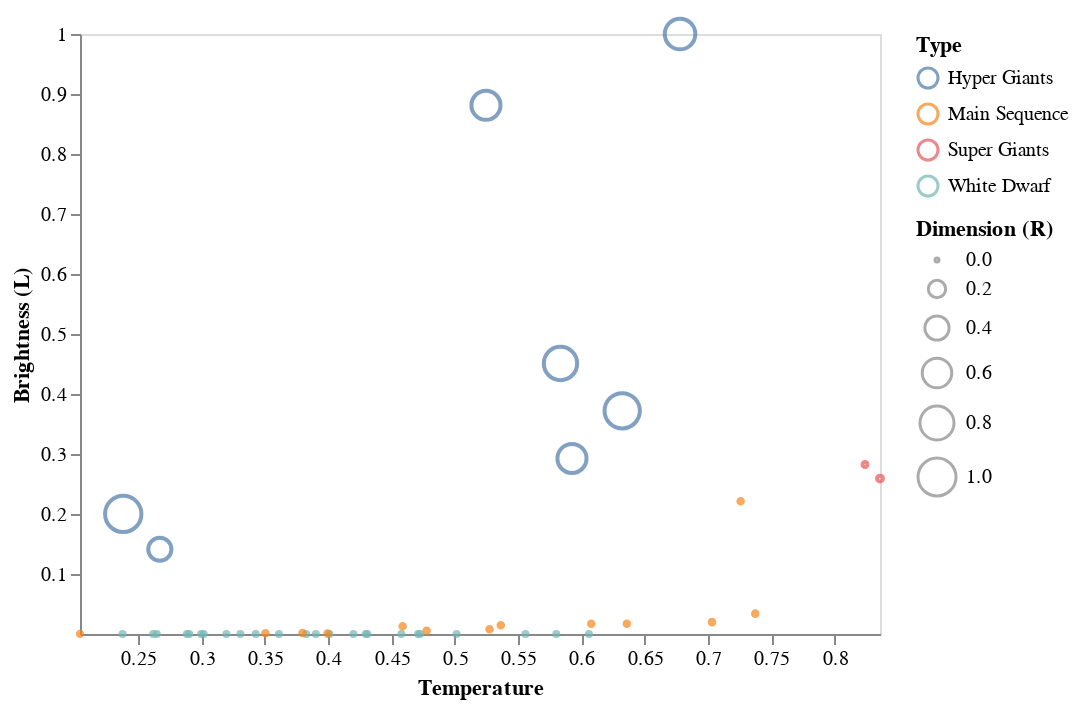

Write notebook code for a chart like this one.
### Markdown cell above
In questo primo grafico possiamo vedere come in questa classe spettrale siano presenti tre tipi diversi di stelle di dimensione, luminosità e temperatura variabile. 

Possiamo notare come sia presente un cluster di stelle appartenenti al gruppo Main Sequence nella parte inferiore destra del grafico: sono stelle con una luminsoità bassa ma una temperatura elevata. é possibile altresì notare che sono stelle molto piccole.

Sempre nella parte più a destra del grafico, quindi fra le stelle con una temperatura elevata, è possibile trovare le stelle appartenenti al gruppo delle Hyper Giants. Possiamo notare come le stelle appartenenti a questo gruppo siano stelle di dimensioni elevate rispetto alle altre presenti in questa classe spettrale. 

Notiamo come le stelle appartenenti alla categoria delle Super Giants siano stelle piccole che hanno prevalentemente una temperatura e una luminosità medio-bassa

### Code cell
data = dataset[dataset['Spectral_Class'] == 'B']

alt.Chart(data).mark_point().encode( 
    
    x = alt.X('Temperature',
         scale = alt.Scale(domain = (min(data.Temperature), max(data.Temperature))),
         axis = alt.Axis(format='K', title='Temperature', grid = False)
         ),
    
    y = alt.Y('L',
         scale = alt.Scale(domain = (min(data.L), max(data.L))),
         axis = alt.Axis(format='K', title='Brightness (L)', grid = False)
         ),
    
    size = alt.Size('R', 
                    scale = alt.Scale(domain = [0, 1]), 
                    legend = alt.Legend(title = 'Dimension (R)')
                   ),
    
    color = 'Type:N'
    
)

### Figure 1 — Vega-Lite specification as saved in the notebook (floating-point values rounded to 4 significant figures)
{"config": {"view": {"continuousWidth": 400, "continuousHeight": 300}}, "data": {"name": "data-108a41c4d2f56f8b3a0ee02bf9668583"}, "mark": "point", "encoding": {"color": {"type": "nominal", "field": "Type"}, "size": {"type": "quantitative", "field": "R", "legend": {"title": "Dimension (R)"}, "scale": {"domain": [0, 1]}}, "x": {"type": "quantitative", "axis": {"format": "K", "grid": false, "title": "Temperature"}, "field": "Temperature", "scale": {"domain": [0.2039, 0.8358]}}, "y": {"type": "quantitative", "axis": {"format": "K", "grid": false, "title": "Brightness (L)"}, "field": "L", "scale": {"domain": [6.004e-10, 1.0]}}}, "$schema": "https://vega.github.io/schema/vega-lite/v4.8.1.json", "datasets": {"data-108a41c4d2f56f8b3a0ee02bf9668583": [{"Temperature": 0.6059, "L": 6.583e-08, "R": 0.0, "A_M": 0.7036, "Color": "Blue-White", "Spectral_Class": "B", "Type": "White Dwarf"}, {"Temperature": 0.3826, "L": 1.521e-08, "R": 2.874e-06, "A_M": 0.7445, "Color": "Blue-White", "Spectral_Class": "B", "Type": "White Dwarf"}, {"Temperature": 0.7373, "L": 0.03395, "R": 0.003229, "A_M": 0.2414, "Color": "Blue-White", "Spectral_Class": "B", "Type": "Main Sequence"}, {"Temperature": 0.3504, "L": 0.001337, "R": 0.003691, "A_M": 0.3111, "Color": "Blue-White", "Spectral_Class": "B", "Type": "Main Sequence"}, {"Temperature": 0.2039, "L": 8.712e-05, "R": 0.001479, "A_M": 0.3777, "Color": "White", "Spectral_Class": "B", "Type": "Main Sequence"}, {"Temperature": 0.8358, "L": 0.259, "R": 0.01334, "A_M": 0.182, "Color": "Blue", "Spectral_Class": "B", "Type": "Super Giants"}, {"Temperature": 0.401, "L": 1.06e-09, "R": 3.387e-06, "A_M": 0.762, "Color": "Blue-White", "Spectral_Class": "B", "Type": "White Dwarf"}, {"Temperature": 0.3195, "L": 6.946e-10, "R": 2.566e-07, "A_M": 0.7533, "Color": "Blue-White", "Spectral_Class": "B", "Type": "White Dwarf"}, {"Temperature": 0.2646, "L": 8.241e-10, "R": 4.106e-07, "A_M": 0.752, "Color": "Blue-White", "Spectral_Class": "B", "Type": "White Dwarf"}, {"Temperature": 0.2375, "L": 7.77e-10, "R": 1.54e-07, "A_M": 0.7226, "Color": "Blue-White", "Spectral_Class": "B", "Type": "White Dwarf"}, {"Temperature": 0.4708, "L": 1.201e-09, "R": 2.412e-06, "A_M": 0.7273, "Color": "Blue", "Spectral_Class": "B", "Type": "White Dwarf"}, {"Temperature": 0.824, "L": 0.2825, "R": 0.006154, "A_M": 0.1695, "Color": "Blue", "Spectral_Class": "B", "Type": "Super Giants"}, {"Temperature": 0.3016, "L": 6.004e-10, "R": 7.236e-07, "A_M": 0.8002, "Color": "Blue-White", "Spectral_Class": "B", "Type": "White Dwarf"}, {"Temperature": 0.5013, "L": 1.672e-09, "R": 1.437e-06, "A_M": 0.733, "Color": "Blue", "Spectral_Class": "B", "Type": "White Dwarf"}, {"Temperature": 0.4296, "L": 1.436e-09, "R": 4.824e-07, "A_M": 0.7724, "Color": "Blue", "Spectral_Class": "B", "Type": "White Dwarf"}, {"Temperature": 0.3305, "L": 8.712e-10, "R": 6.774e-07, "A_M": 0.7455, "Color": "Blue-White", "Spectral_Class": "B", "Type": "White Dwarf"}, {"Temperature": 0.2617, "L": 6.946e-10, "R": 2.977e-07, "A_M": 0.7286, "Color": "Blue-White", "Spectral_Class": "B", "Type": "White Dwarf"}, {"Temperature": 0.2883, "L": 7.417e-10, "R": 5.389e-07, "A_M": 0.7739, "Color": "Blue-White", "Spectral_Class": "B", "Type": "White Dwarf"}, {"Temperature": 0.2902, "L": 9.418e-10, "R": 8.006e-07, "A_M": 0.7239, "Color": "Blue-White", "Spectral_Class": "B", "Type": "White Dwarf"}, {"Temperature": 0.7257, "L": 0.2213, "R": 0.003085, "A_M": 0.2473, "Color": "Blue-White", "Spectral_Class": "B", "Type": "Main Sequence"}, {"Temperature": 0.3797, "L": 0.001505, "R": 0.002911, "A_M": 0.2689, "Color": "Blue-White", "Spectral_Class": "B", "Type": "Main Sequence"}, {"Temperature": 0.6077, "L": 0.01707, "R": 0.003034, "A_M": 0.2483, "Color": "Blue-White", "Spectral_Class": "B", "Type": "Main Sequence"}, {"Temperature": 0.7031, "L": 0.01977, "R": 0.00328, "A_M": 0.2448, "Color": "Blue-White", "Spectral_Class": "B", "Type": "Main Sequence"}, {"Temperature": 0.6358, "L": 0.01709, "R": 0.002813, "A_M": 0.2539, "Color": "Blue-White", "Spectral_Class": "B", "Type": "Main Sequence"}, {"Temperature": 0.4777, "L": 0.005557, "R": 0.003475, "A_M": 0.2664, "Color": "Blue-White", "Spectral_Class": "B", "Type": "Main Sequence"}, {"Temperature": 0.6322, "L": 0.372, "R": 0.8617, "A_M": 0.08818, "Color": "Blue", "Spectral_Class": "B", "Type": "Hyper Giants"}, {"Temperature": 0.2381, "L": 0.2001, "R": 0.913, "A_M": 0.06316, "Color": "Blue-White", "Spectral_Class": "B", "Type": "Hyper Giants"}, {"Temperature": 0.267, "L": 0.1413, "R": 0.3638, "A_M": 0.1276, "Color": "Blue-White", "Spectral_Class": "B", "Type": "Hyper Giants"}, {"Temperature": 0.5925, "L": 0.2925, "R": 0.5822, "A_M": 0.1151, "Color": "Blue-White", "Spectral_Class": "B", "Type": "Hyper Giants"}, {"Temperature": 0.3902, "L": 1.554e-09, "R": 1.899e-06, "A_M": 0.7752, "Color": "Blue", "Spectral_Class": "B", "Type": "White Dwarf"}, {"Temperature": 0.361, "L": 1.342e-09, "R": 1.54e-06, "A_M": 0.7455, "Color": "Blue", "Spectral_Class": "B", "Type": "White Dwarf"}, {"Temperature": 0.3427, "L": 1.295e-09, "R": 1.488e-06, "A_M": 0.7552, "Color": "Blue", "Spectral_Class": "B", "Type": "White Dwarf"}, {"Temperature": 0.2995, "L": 1.189e-09, "R": 1.642e-06, "A_M": 0.7761, "Color": "Blue", "Spectral_Class": "B", "Type": "White Dwarf"}, {"Temperature": 0.4309, "L": 1.483e-09, "R": 2.053e-06, "A_M": 0.7236, "Color": "Blue", "Spectral_Class": "B", "Type": "White Dwarf"}, {"Temperature": 0.4724, "L": 1.742e-09, "R": 2.977e-06, "A_M": 0.7273, "Color": "Blue", "Spectral_Class": "B", "Type": "White Dwarf"}, {"Temperature": 0.5801, "L": 1.778e-09, "R": 2.207e-06, "A_M": 0.7026, "Color": "Blue", "Spectral_Class": "B", "Type": "White Dwarf"}, {"Temperature": 0.5558, "L": 1.46e-09, "R": 1.026e-06, "A_M": 0.6911, "Color": "Blue", "Spectral_Class": "B", "Type": "White Dwarf"}, {"Temperature": 0.4199, "L": 1.213e-09, "R": 1.129e-06, "A_M": 0.7373, "Color": "Blue", "Spectral_Class": "B", "Type": "White Dwarf"}, {"Temperature": 0.4577, "L": 1.377e-09, "R": 8.109e-07, "A_M": 0.7361, "Color": "Blue", "Spectral_Class": "B", "Type": "White Dwarf"}, {"Temperature": 0.5363, "L": 0.01466, "R": 0.00326, "A_M": 0.258, "Color": "Blue-White", "Spectral_Class": "B", "Type": "Main Sequence"}, {"Temperature": 0.5274, "L": 0.007944, "R": 0.003403, "A_M": 0.293, "Color": "Blue-White", "Spectral_Class": "B", "Type": "Main Sequence"}, {"Temperature": 0.4588, "L": 0.01286, "R": 0.00309, "A_M": 0.2764, "Color": "Blue-White", "Spectral_Class": "B", "Type": "Main Sequence"}, {"Temperature": 0.3994, "L": 0.00104, "R": 0.002897, "A_M": 0.2902, "Color": "Blue-White", "Spectral_Class": "B", "Type": "Main Sequence"}, {"Temperature": 0.5834, "L": 0.4509, "R": 0.7667, "A_M": 0.09631, "Color": "Blue-White", "Spectral_Class": "B", "Type": "Hyper Giants"}, {"Temperature": 0.6779, "L": 1.0, "R": 0.6425, "A_M": 0.1354, "Color": "Blue-White", "Spectral_Class": "B", "Type": "Hyper Giants"}, {"Temperature": 0.5246, "L": 0.8812, "R": 0.5799, "A_M": 0.1329, "Color": "Blue-White", "Spectral_Class": "B", "Type": "Hyper Giants"}]}}
